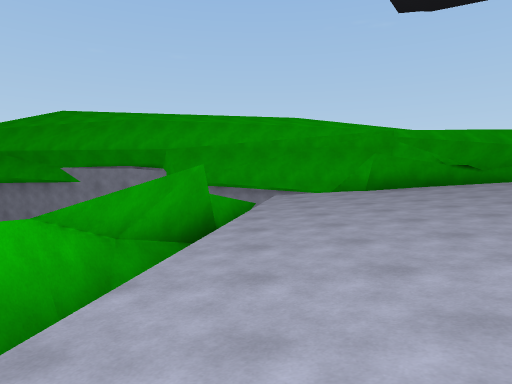
View 1 (above)

17 first-person views from a walk through a Unity game level. The camera is 1.4 m above the floor, looks level and sees 70° across. The floor is counted in squares, 2 m on a side. Each view is taken from the middle of a square. On the plan, view 1 faces up. The plan holds only what a view shows up to about 11 squares ahead; the rest is blank. The place goes on beyond the plan. Surface patterns are stand-ins for the level's own textures.

View 2
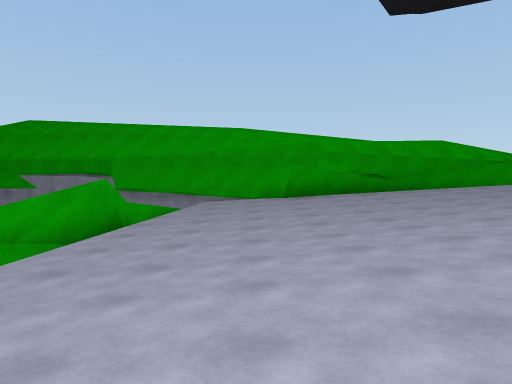

View 3
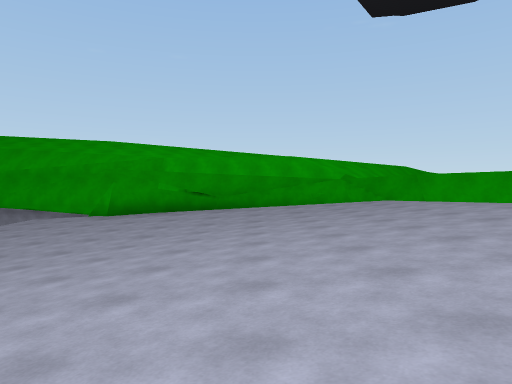

View 4
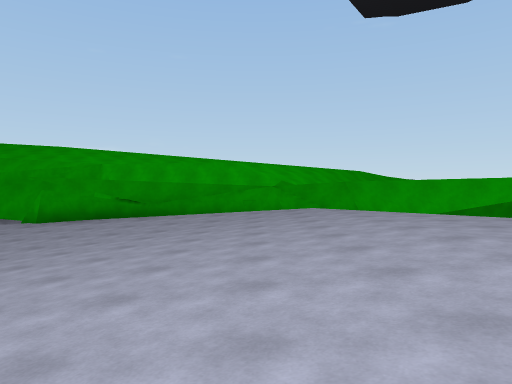

View 5
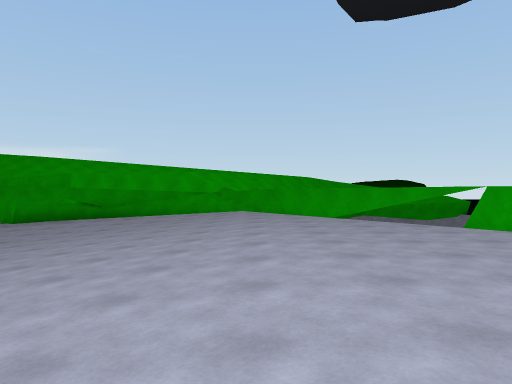

View 6
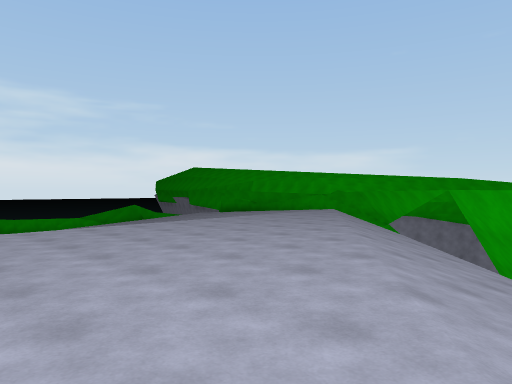

View 7
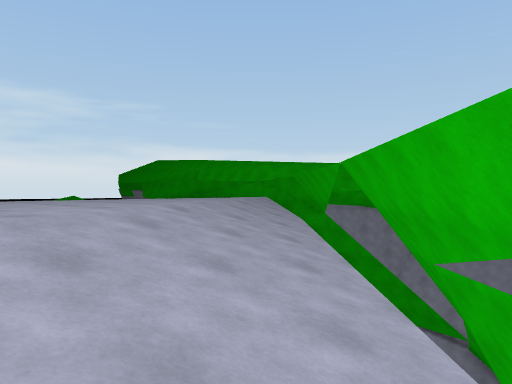

View 8
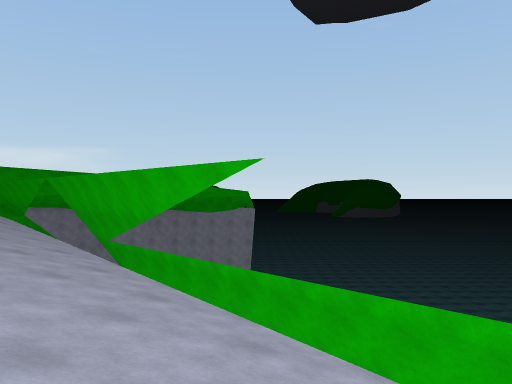

View 9
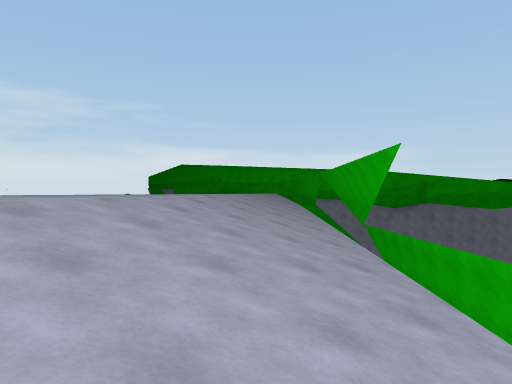

View 10
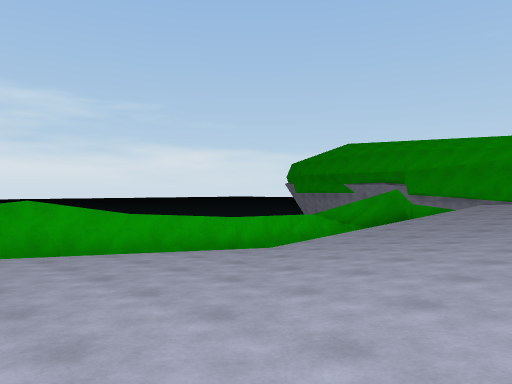

View 11
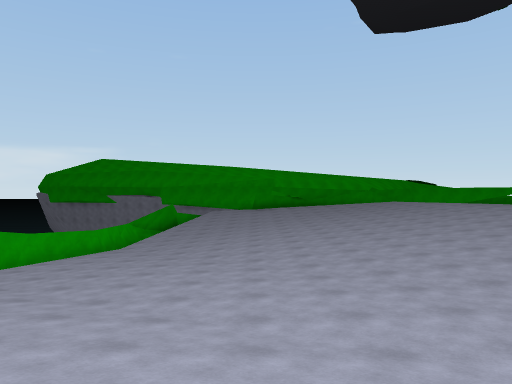

View 12
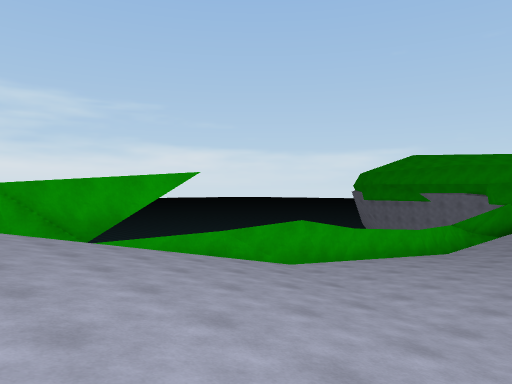

View 13
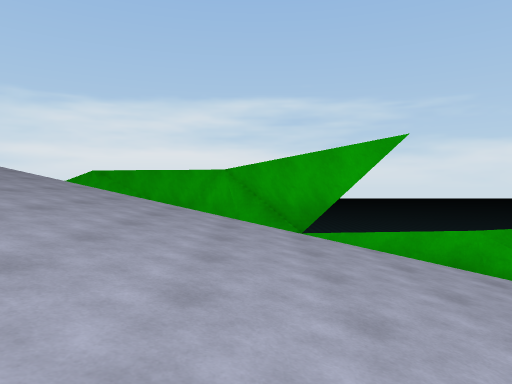

View 14
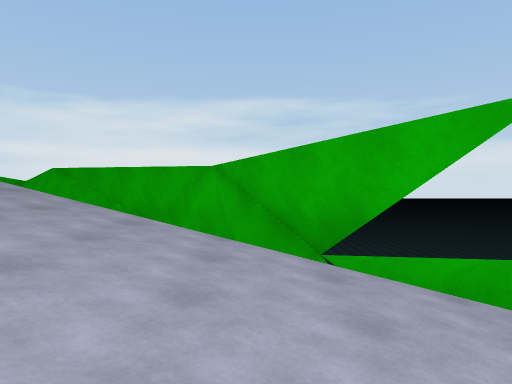

View 15
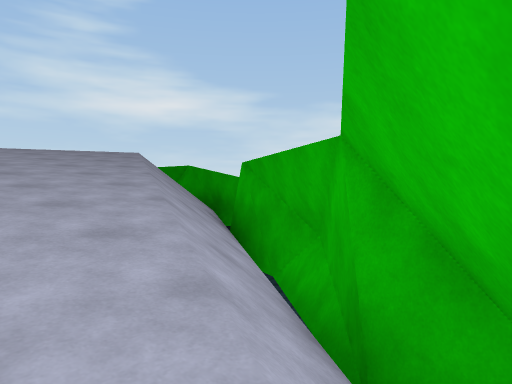

View 16
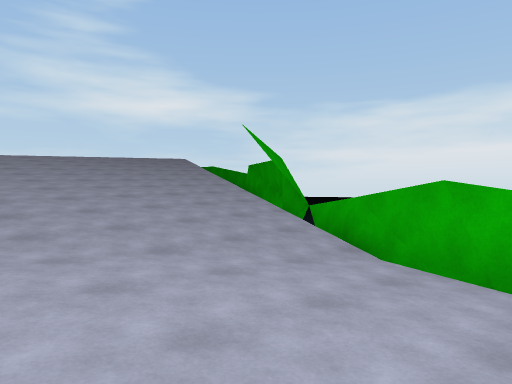

View 17
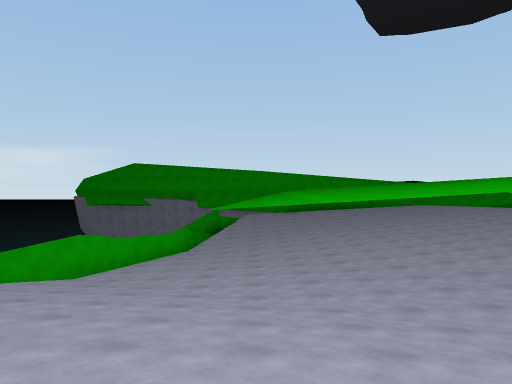

### Floor plan
Key: @ floor where view 1 was taken; # wall or solid block; . main floor; : floor 0.25 m higher than the main floor; - floor 0.5 m lower than the main floor; + floor 0.75 m higher than the main floor; * floor 1 m higher than the main floor; _ floor 1 m lower than the main floor; < floor 1.25 m lower than the main floor; ( floor 1.75 m lower than the main floor; ! floor 2 m lower than the main floor; ? floor 2.5 m lower than the main floor; / step, stairs or slope; = window, fence, low wall or low ledge; ^ raised ledge; v drop or lower ground.
Columns run from 11 left of view 1 to 25 right of it. Each row starts with its distance up from view 1.
 11            ####
 10             ^^##########
  9            ^^ __#     ###^   v
  8           v^ <<____--   ##  vv
  7           ^  (<<____-... #^ vv
  6           # (((<<___-...// #vvv
  5          #  ((((<___-....//##=v
  4          # !!(((<<__-.....//##^v
  3          =??!!((<<__--.....//##
  2          =???!(((<__--.....///#^
  1          =???!(((<__--......///#^
  0          ^?@?!(((<___-.......///   v
 -1         v#???!(((<___-.......////  ^v
 -2         #????!(((<___-........//// ^
 -3         #???!!(((<___ .........////
 -4        v#??!!!(((<__       .....///
 -5       v=!!!!!((((<_          ...///
 -6       ^#(((((((((<<             .///
 -7      ##<(((((((((<
 -8     v#____<<<(((<
 -9    v#/_________<<
-10    #v/.----____
-11   v#/......   -
-12   #/ ::::.. .
-13  v#/  +++++
-14 v //    +++
-15 #//      **
-16 =

Positions as (right, up) in squares from view 1, and headings:
1: (0, 0), facing up
2: (2, -1), facing up
3: (7, -1), facing up
4: (9, -1), facing up
5: (11, -3), facing up
6: (19, -4), facing up-left
7: (20, -1), facing up-left
8: (22, -5), facing up
9: (24, -6), facing up-left
10: (4, -5), facing up-left
11: (3, -11), facing up
12: (2, -10), facing up-left
13: (1, -8), facing left
14: (-1, -8), facing left
15: (-4, -7), facing down-left
16: (1, -2), facing down-left
17: (1, -12), facing up
